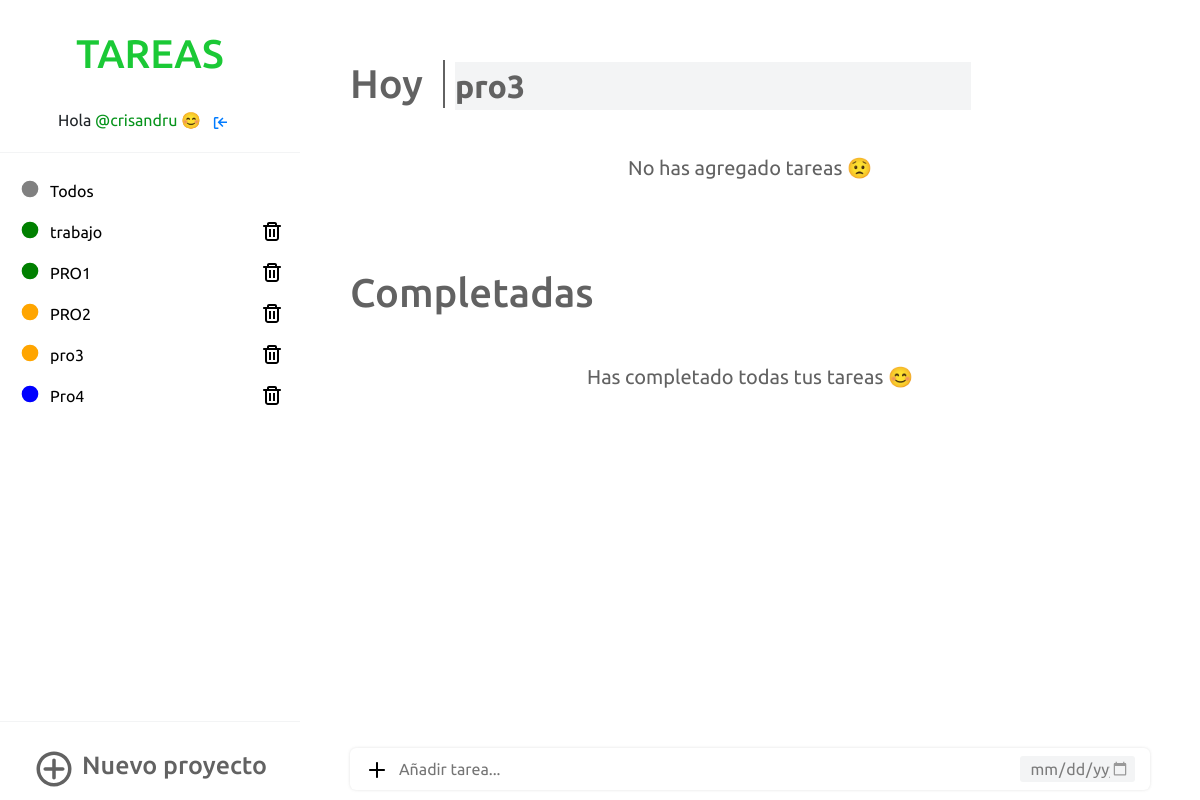
The page /pro3/ (signed in) on the database its author committed.
### appToDo/models.py (models this page shows, shortened)
class Proyecto(models.Model):
    COLORES= [
    ('red', 'red'),
    ('blue', 'blue'),
    ('green', 'green'),
    ('orange', 'orange'),
    ('gray', 'gray')
    ]
    titulo_proyecto = models.CharField(max_length=20, null=False)
    propietario = models.ForeignKey(settings.AUTH_USER_MODEL, on_delete=models.CASCADE, null=True)
    color = models.CharField(choices=COLORES, default=None, max_length=20)

### appToDo/views.py (the view)
# urls.py: path('<str:proyecto>/', login_required(views.proyecto_seleccionado), name='proyecto_seleccionado'),
def proyecto_seleccionado(request, proyecto):
    esta = verificar(request, proyecto)
    fecha_actual = datetime.date.today
    if esta:
        form_nuevo_proyecto = nuevoProyecto(request)
        proyectos = Proyecto.objects.filter(propietario=request.user)
        proyecto = get_object_or_404(Proyecto,propietario=request.user, titulo_proyecto=proyecto)
        form = nueva_tarea_proyecto(request, proyecto)
        listado_tareas = Tarea.objects.filter(completado=False, titulo_proyecto=proyecto, propietario=request.user).order_by('id')
        tareas_completadas = Tarea.objects.filter(completado=True, titulo_proyecto=proyecto, propietario=request.user)
        nueva_tarea = actualizar_tarea(request)
        nuevo_nombre_proyecto = actualizar_proyecto(request)
        if nuevo_nombre_proyecto:
            return redirect('proyecto_seleccionado', proyecto=nuevo_nombre_proyecto)
        return render(request, 'appToDo/proyecto_individual.html', {'proyecto':proyecto, 'form':form, 'tareas':listado_tareas, 'tareas_completadas':tareas_completadas, 'proyectos':proyectos, 'form_proyecto':form_nuevo_proyecto, 'fecha_actual':fecha_actual, 'nueva_tarea':nueva_tarea, 'nuevo_proyecto':nuevo_nombre_proyecto})
    else:
        return render(request, 'appToDo/error.html', {})

### appToDo/forms.py
class tareaFormProyecto(forms.ModelForm):
    class Meta:
        model = Tarea
        fields = ('titulo_tarea', 'fecha_vencimiento')
        widgets = {
            'fecha_vencimiento': DateInput(attrs={
                'type': 'date',
                'class': 'input-fecha-vencimiento',
                }
            ),
            'titulo_tarea': forms.TextInput(
                attrs={
                    'class': 'input-agregar-tarea',
                    'placeholder':'Añadir tarea...',
                    'required': 'True',
                }
            ),
        }

class proyectoForm(forms.ModelForm):
    class Meta:
        model = Proyecto
        fields = ('titulo_proyecto','color')
        widgets = {
            'color': forms.RadioSelect(choices=Proyecto.COLORES, attrs={
                'class': 'seleccion-color'
            }),
            'titulo_proyecto': DateInput(attrs={
                'class': 'input-agregar-proyecto',
                'placeholder':'Añadir proyecto...',
                }
            ),
        }

### appToDo/views.py (called while the page is built)
def nuevoProyecto(request):
    if request.method == 'POST':
        form = proyectoForm(request.POST)
        if form.is_valid():
            post = form.save(commit=False)
            estado = verificarProyecto(post.titulo_proyecto, request.user)
            if estado:
                post.propietario = request.user
                post.save()
                form = proyectoForm()
            else:
                form = proyectoForm()
    else:
        form = proyectoForm()
    return form

def verificar(request, proyecto):
    esta = get_object_or_404(Proyecto, propietario=request.user, titulo_proyecto=proyecto)
    if esta:
        return True
    else:
        return False

def nueva_tarea_proyecto(request, proyecto):
    if request.method == 'POST':
        form = tareaFormProyecto(request.POST, request.user)
        if form.is_valid():
            tarea = form.save(commit=False)
            tarea.titulo_proyecto = proyecto
            tarea.propietario = request.user
            tarea.save()
    else:
        form = tareaFormProyecto()
    return form

def actualizar_tarea(request):
    id = request.POST.get('id')
    titulo = request.POST.get('titulo')
    if titulo != '':
        nuevo = Tarea.objects.filter(pk=id).update(titulo_tarea=titulo)
    else:
        nuevo = Tarea()
    return nuevo

### appToDo/templates/appToDo/proyecto_individual.html (shortened to what this page needs)
{% extends 'appToDo/base.html' %}
{% block listado_proyectos%}
{%for proyecto in proyectos %}
<div class="listado">
    <div class="sidebar-proyecto-titulo">
        {% if proyecto.titulo_proyecto == 'Todos' %}
        <a href="{% url 'inicio' %}" class="disable-select proyecto-titulo-sidebar">
            <div class="contenedor-proyectos">
                <svg version="1.1" xmlns="http://www.w3.org/2000/svg" width="20" height="20" viewBox="0 0 120 120">
                    <circle cx="60" cy="60" r="50" fill="{{ proyecto.color }}" />
                </svg>
                <li>{{ proyecto.titulo_proyecto }}</li>
            </div>
        </a>
        {% else %}
        <a href="{% url 'proyecto_seleccionado' proyecto=proyecto.titulo_proyecto %}"
            class="disable-select proyecto-titulo-sidebar">
            <div class="contenedor-proyectos">
                <svg version="1.1" xmlns="http://www.w3.org/2000/svg" width="20" height="20" viewBox="0 0 120 120">
                    <circle cx="60" cy="60" r="50" fill="{{ proyecto.color }}" />
                </svg>
                <li>{{ proyecto.titulo_proyecto }}</li>
            </div>
        </a>
        {% endif %}
    </div>
    <div class="sidebar-proyecto-eliminar">
        {% if proyecto.titulo_proyecto != 'Todos' %}
            <a href="{% url 'borrar_proyecto_individual' pk=proyecto.pk %}" class="eliminar-proyecto">
            </a>
        {% endif %}
    </div>
</div>
{% endfor %}
{% endblock %}
{% block listado_tareas_hoy %}
<div class="titulo-proyecto-individual">
    <h1 class="titulo-principal-tareas">Hoy</h1>
    <form method="POST" class="formulario-editar-proyecto">
        <input class="editar-proyecto-hoy" name="titulo-proyecto" type="text" value="{{ proyecto.titulo_proyecto }}">
    </form>
</div>
{% if not tareas %}
<div class="no-hay-tareas">
    <p>No has agregado tareas &#128543;</p>
</div>
{% endif %}
{% endblock %}
{% block listado_tareas_completadas %}
<h1 class="titulo-principal-tareas">Completadas</h1>
{% if not tareas_completadas %}
<div class="no-hay-tareas">
    <p>Has completado todas tus tareas &#128522;</p>
</div>
{% endif %}
{% endblock %}
{% block agregar_tarea_general %}
<div class="contenedor-tareas">
    <form method="POST" class="formulario-tarea">
        <div class="button-tarea ingresar-tarea-individual">
            <button type="submit"></button>
            {{ form.titulo_tarea }}
        </div>
        <div class="tipo-vencimiento-tarea vencimiento-proyecto">
            {{ form.fecha_vencimiento }}
        </div>
    </form>
</div>
{% endblock %}

### appToDo/templates/appToDo/base.html (shortened to what this page needs)
{% load static %}
<!DOCTYPE html>
<html lang="en">
<head>
    <link href='https://css.gg/add.css' rel='stylesheet'>
    <link href='https://css.gg/trash.css' rel='stylesheet'>
    <link href='https://css.gg/log-out.css' rel='stylesheet'>
    <link href='https://css.gg/transcript.css' rel='stylesheet'>
    <link rel="stylesheet" href="{% static 'css/style.css' %}">
    <link rel="stylesheet" href="{% static 'css/style_responsive.css' %}">
    <link rel="stylesheet" type="text/css" href="bootstrap.min.css">
</head>
<body>
    <div class="contenedor">
        <aside class="sidebar">
            <a href="{% url 'inicio' %}">
                <h2 class="disable-select">Tareas</h2>
            </a>
            <p class="nombre-usuario">Hola <span>@{{ user.username }}</span> &#128522 &nbsp;&nbsp;<a
                    href="{% url 'logout' %}" class="cerrar-sesion"></a></p>
            <hr class="hr-1">
            <ul class="listado-proyectos">
                {% block listado_proyectos %}
                {% endblock %}
            </ul>
            <div class="contenedor-nuevo-proyecto">
                <hr class="hr-3">
                <div class="nuevo-proyecto">
                    <h3 class="disable-select">Nuevo proyecto</h3>
                </div>
            </div>
        </aside>
        <main class="contenedor-main">
            <div class="tareas-hoy">
                {% block listado_tareas_hoy %}{% endblock %}
            </div>
            <div class="tareas-completadas">
                {% block listado_tareas_completadas %}{% endblock %}
            </div>
            <div class="agregar-tarea-general">
                {% block agregar_tarea_general %}
                {% endblock %}
            </div>
        </main>
    </div>
</body>
</html>

### appToDo/static/css/style.css (style rules this page uses)
* { margin: 0; padding: 0; box-sizing: border-box; list-style: none; text-decoration: none; font-family: 'Ubuntu', sans-serif; }
body { background-color: #f3f4f5; }
.contenedor { display: flex; position: relative; }
.contenedor .sidebar { position: fixed; width: 300px; height: 100vh; background-color: #fff; padding: 30px 0; z-index:2; flex-direction: column; }
.contenedor .sidebar h2 { color: #1BC936; font-size: 40px; text-transform: uppercase; text-align: center; margin-bottom: 30px; }
.hr-1, .hr-2 { border-top: 1px solid #f3f4f5; margin-top: 20px; margin-bottom: 20px; }
.nombre-usuario { width: 100%; text-align: center; }
.nombre-usuario span { color: #07941c; }
.cerrar-sesion { margin-right: 15px; }
.listado-proyectos { overflow-y: auto; overflow-x: hidden; }
.listado { width: 100%; display: block; display: flex; margin-bottom: 5px; }
.sidebar-proyecto-titulo { width: 80%; }
.sidebar-proyecto-eliminar { width: 10%; display: flex; align-items: center; margin-left: 20px; }
.sidebar-proyecto-eliminar a { display: flex; align-self: center; align-items: center; }
.listado-proyectos a { color: black; }
.contenedor-proyectos { display: flex; padding-left: 20px; padding-top: 6px; padding-bottom: 6px; width: 100%; }
.contenedor-proyectos li { padding-left: 10px; }
.hr-3 { border-top: 1px solid #f3f4f5; margin-top: 20px; width: 100%; }
.contenedor-nuevo-proyecto { position: absolute; bottom: 0; width: 100%; }
.nuevo-proyecto { display: flex; padding-top: 10px; padding-bottom: 10px; justify-content: center; }
.nuevo-proyecto svg { color: #626262; padding-left: 0; }
.nuevo-proyecto h3 { color: #626262; font-size: 25px; justify-self: center; align-self: center; padding-left: 7px; }
.contenedor .contenedor-main { width: 100vw; height: 100vh; margin-left: 300px; padding: 20px 50px 10px 50px; position: relative; }
.titulo-principal-tareas { color: #626262; margin-bottom: 15px; margin-top: 40px; justify-content: center; }
.contenedor-tareas { display: flex; justify-content: space-between; margin: 10px 0; background-color: #fff; padding: 8px 15px; border-radius: 6px; align-items: center; -webkit-box-shadow: 0px 0px 3px 0px rgba(222,222,222,0.92); box-shadow: 0px 0px 3px 0px rgba(222,222,222,0.92); z-index:1 }
.no-hay-tareas { text-align: center; color: #626262; font-size: 20px; padding-top: 30px; padding-bottom: 30px; }
.formulario-editar-proyecto { display: flex; align-items: center; margin-top: 28px; margin-left: 10px; }
.editar-proyecto-hoy { font-size: 32px; font-weight: bold; background-color: #f3f4f5; border: none; outline: none; color: #626262; }
.agregar-tarea-general { position: absolute; bottom: 0; right: 0; left: 0; padding-left: 50px; padding-right: 50px; }
.formulario-tarea { display: flex; width: 100%; justify-content: space-between; }
.button-tarea { display: flex; align-self: center; align-content: center; width: 70%; }
.tipo-vencimiento-tarea { display: flex; width: 30%; }
.button-tarea button { background-color: white; border: none; cursor: pointer; }
.input-agregar-tarea { width: 100%; border: none; outline: none; font-size: 16px; margin-left: 10px; }
.input-fecha-vencimiento { background-color: #f3f4f5; color: #7c7c7c; border: none; border-radius: 3px; width: 100%; padding-right: 5px; padding-left: 5px; outline: none; font-size: 16px; padding-left: 10px; cursor: pointer; }
.titulo-proyecto-individual { display: flex; align-items: center; align-content: center; }
.titulo-proyecto-individual h1 { padding-right: 20px; border-right: 2px solid #626262; }
.ingresar-tarea-individual { width: 85%; }
.vencimiento-proyecto { width: 15%; }
.disable-select { -webkit-touch-callout: none; -webkit-user-select: none; -khtml-user-select: none; -moz-user-select: none; -ms-user-select: none; user-select: none; }

### appToDo/static/css/style_responsive.css (style rules this page uses)
@media only screen and (min-width: 1114px) { .agregar-tarea-general { display: block; } }

### rows shown on the page
Proyecto: titulo_proyecto "Todos"
Proyecto: titulo_proyecto "trabajo"
Proyecto: titulo_proyecto "PRO1"
Proyecto: titulo_proyecto "PRO2"
Proyecto: titulo_proyecto "pro3", titulo-proyecto "pro3"
Proyecto: titulo_proyecto "Pro4"

### other values the page prints
{{ user.username }} "crisandru"
